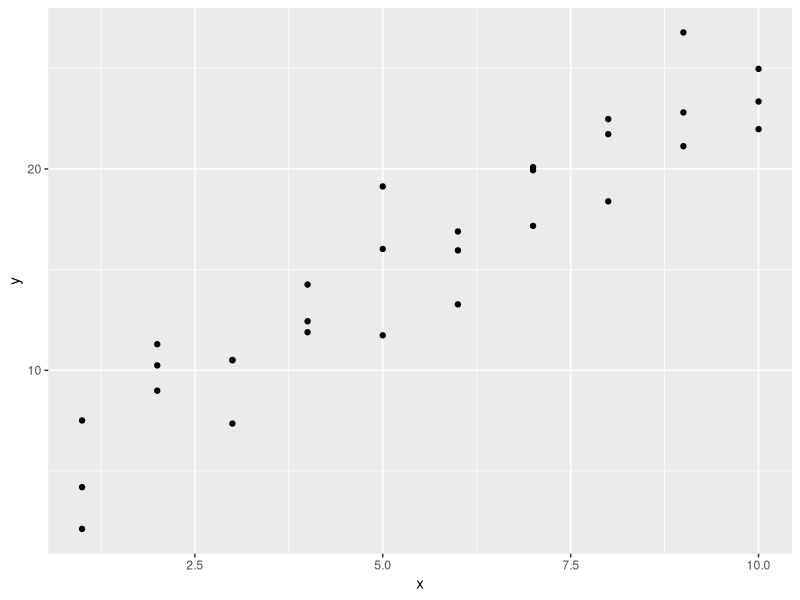
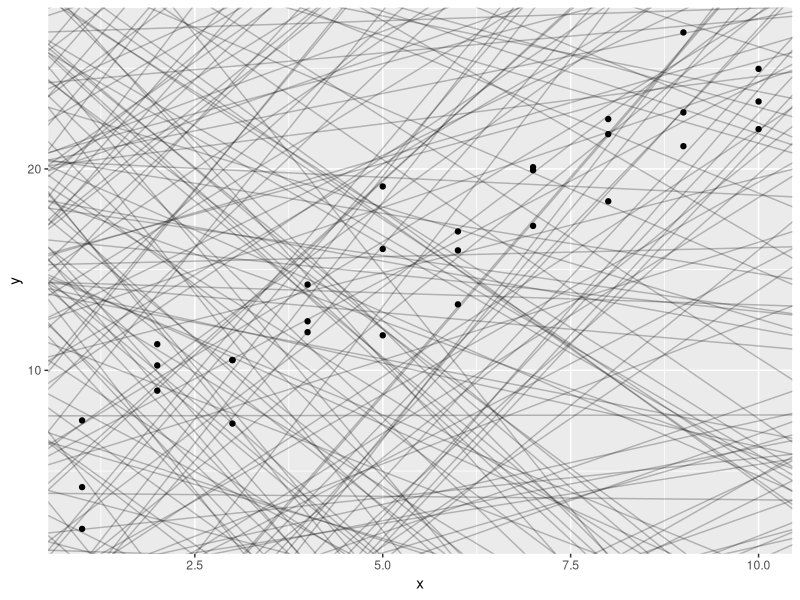
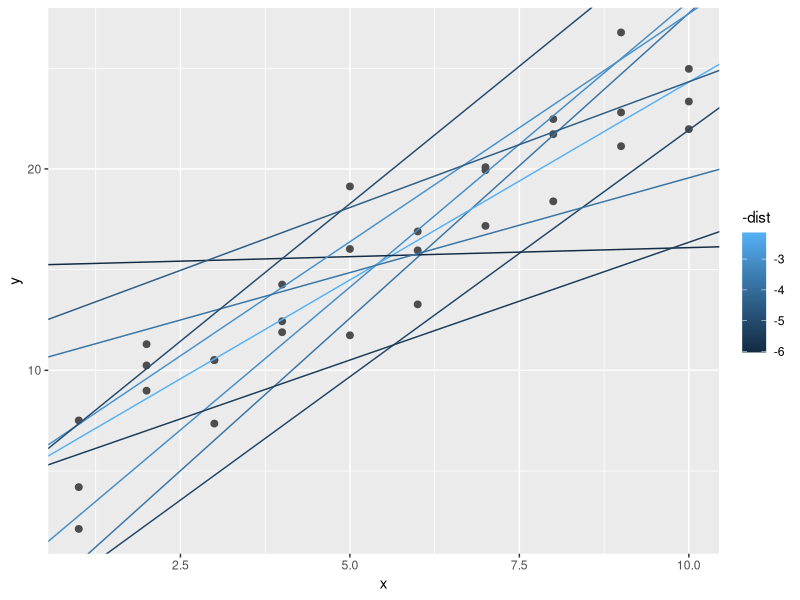
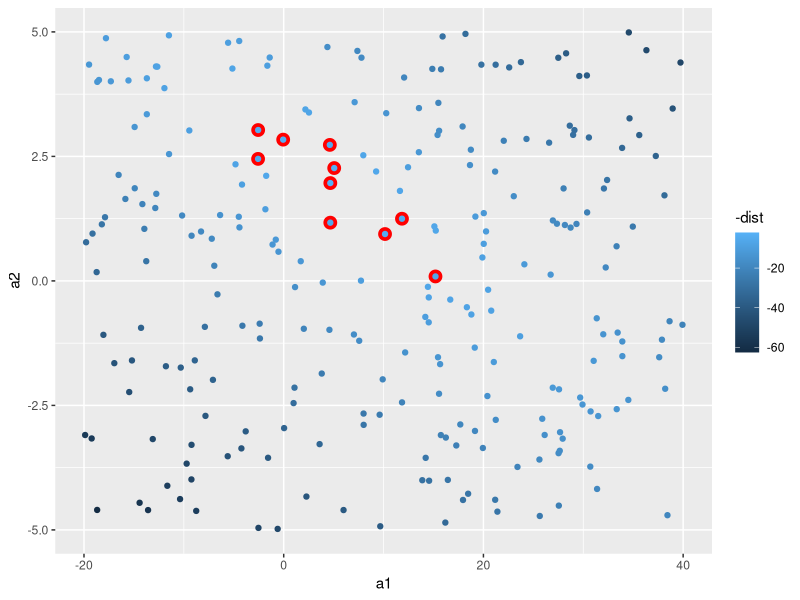
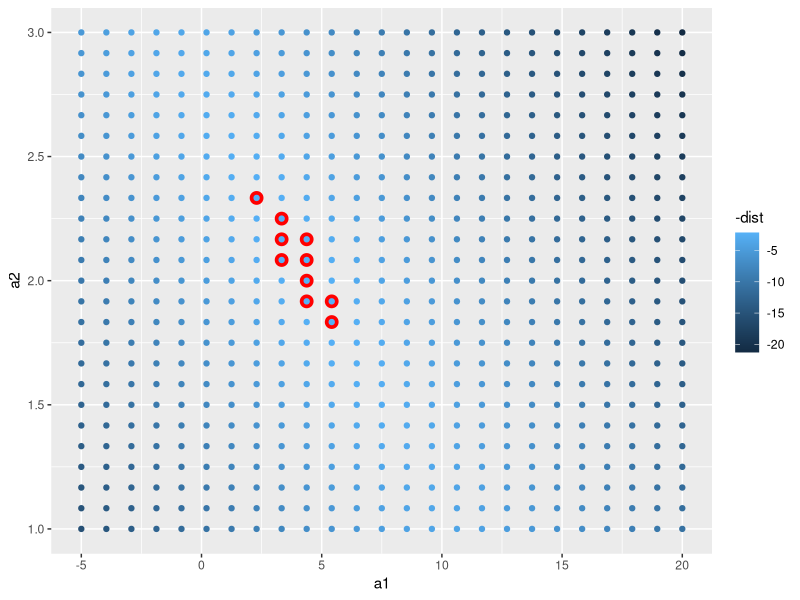
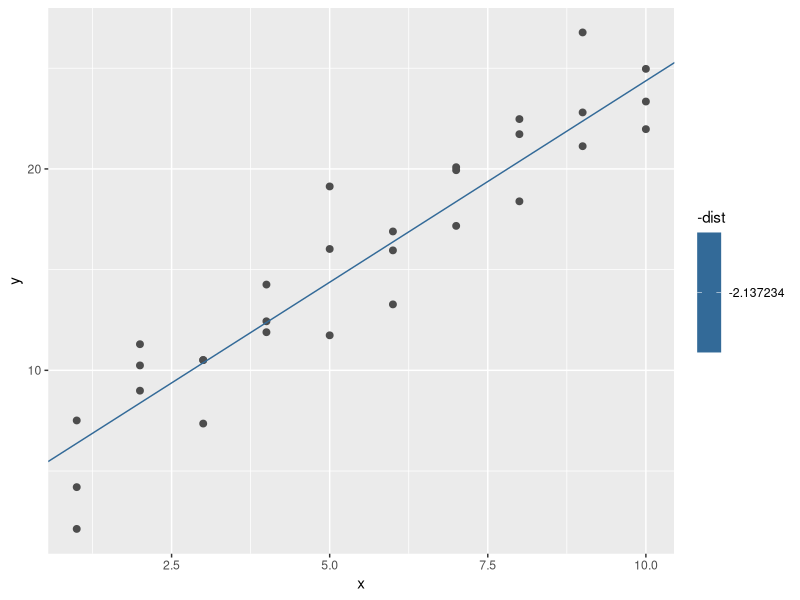
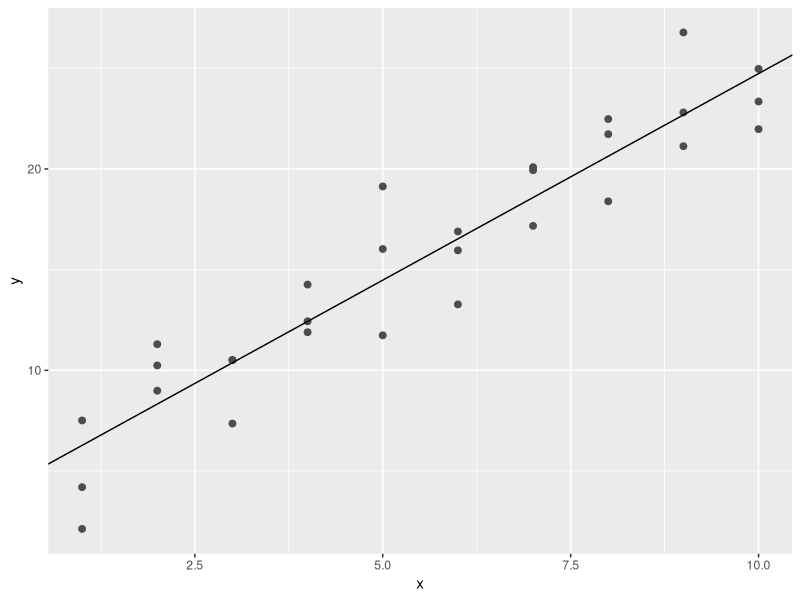
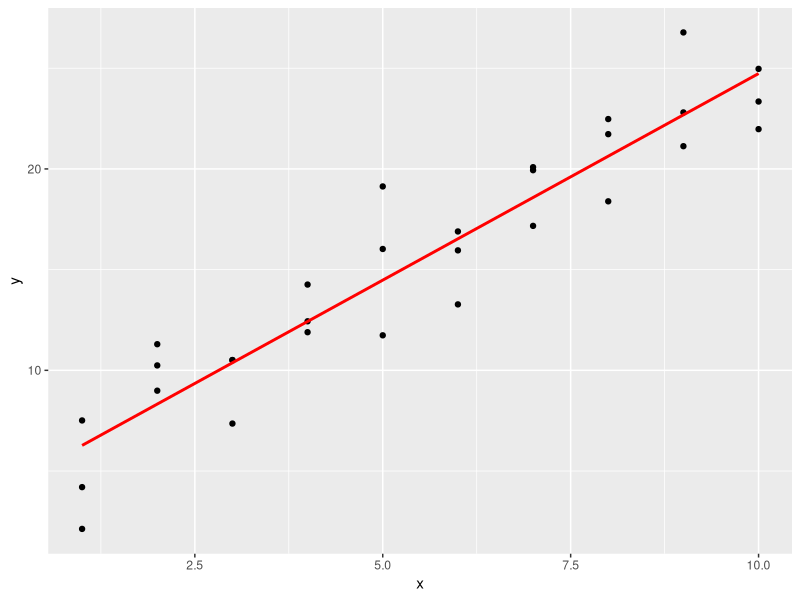

Reproduce these figures in R, in order.
## ---- chunk 1
knitr::opts_chunk$set(echo = TRUE)
## ---- chunk 2
library(tidyverse)
library(modelr)
options(na.action = na.warn)
## ---- chunk 3
sim1
## ---- chunk 4
ggplot(sim1, aes(x, y)) +
         geom_point()
## ---- chunk 5
models <- tibble(
  a1 = runif(250, -20, 40),
  a2 = runif(250, -5, 5)
)

ggplot(sim1, aes(x, y)) + 
  geom_abline(aes(intercept = a1, slope = a2), data = models, alpha = 1/4) +
  geom_point() 
## ---- chunk 6
model1 <- function(a, data) {
  a[1] + data$x * a[2]
}
model1(c(7, 1.5), sim1) #y = 7 + 1.5 *x 
## ---- chunk 7
measure_distance <- function(mod, data) {
  diff <- data$y - model1(mod, data)
  sqrt(mean(diff ^ 2))
}
measure_distance(c(7, 1.5), sim1)
## ---- chunk 8
sim1_dist <- function(a1, a2) {
  measure_distance(c(a1, a2), sim1)
}

models <- models %>% 
  mutate(dist = purrr::map2_dbl(a1, a2, sim1_dist))
models
## ---- chunk 9
ggplot(sim1, aes(x, y)) + 
  geom_point(size = 2, colour = "grey30") + 
  geom_abline(
    aes(intercept = a1, slope = a2, colour = -dist), 
    data = filter(models, rank(dist) <= 10)
  )
## ---- chunk 10
ggplot(models, aes(a1, a2)) +
  geom_point(data = filter(models, rank(dist) <= 10), size = 4, colour = "red") +
  geom_point(aes(colour = -dist))
## ---- chunk 11
grid <- expand.grid(
  a1 = seq(-5, 20, length = 25),
  a2 = seq(1, 3, length = 25)
  ) %>% 
  mutate(dist = purrr::map2_dbl(a1, a2, sim1_dist))

grid %>% 
  ggplot(aes(a1, a2)) +
  geom_point(data = filter(grid, rank(dist) <= 10), size = 4, colour = "red") +
  geom_point(aes(colour = -dist)) 
## ---- chunk 12
ggplot(sim1, aes(x, y)) + 
  geom_point(size = 2, colour = "grey30") + 
  geom_abline(
    aes(intercept = a1, slope = a2, colour = -dist), 
    data = filter(grid, rank(dist) <= 1)
  )
## ---- chunk 13
best <- optim(c(0, 0), measure_distance, data = sim1)
best$par

ggplot(sim1, aes(x, y)) + 
  geom_point(size = 2, colour = "grey30") + 
  geom_abline(intercept = best$par[1], slope = best$par[2])
## ---- chunk 14
sim1_mod <- lm(y ~ x, data = sim1)
coef(sim1_mod)
## ---- chunk 15
grid <- sim1 %>%
  data_grid(x)
grid
## ---- chunk 16
sim1
#y = a_1 + a_2 * x
grid <- grid %>% 
  add_predictions(sim1_mod) 
grid
## ---- chunk 17
ggplot(sim1, aes(x)) +
  geom_point(aes(y = y)) +
  geom_line(aes(y = pred), data = grid, colour = "red", linewidth = 1)
## ---- chunk 18
sim1 <- sim1 %>% 
  add_residuals(sim1_mod)
sim1
## ---- chunk 19
ggplot(sim1, aes(resid)) + 
  geom_freqpoly(binwidth = 0.5)
## ---- chunk 20
ggplot(sim1, aes(x, resid)) + 
  geom_ref_line(h = 0) +
  geom_point() 
## ---- chunk 21
plot(sim1_mod)
## ---- chunk 22
df <- tribble(
  ~y, ~x1, ~x2,
  4, 2, 5,
  5, 1, 6
)
df
model_matrix(df, y ~ x1)
## ---- chunk 23
model_matrix(df, y ~ x1 - 1)
## ---- chunk 24
model_matrix(df, y ~ x1 + x2)
## ---- chunk 25
df <- tribble(
  ~y, ~x1, ~x2,
  4, 2, 5,
  5, 1, 6
)
model_matrix(df, y ~ x1)
## ---- chunk 26
model_matrix(df, y ~ x1 -1 )
## ---- chunk 27
model_matrix(df, y ~ x1 + x2)
## ---- chunk 28
df <- tribble(
  ~ sex, ~ response,
  "male", 1,
  "female", 2,
  "male", 1
)
model_matrix(df, response ~ sex)
## ---- chunk 29
sim2 %>% head()
## ---- chunk 30
ggplot(sim2) +
  geom_point(aes(x, y))
## ---- chunk 31
mod2 <- lm(y ~ x, data = sim2)

grid <- sim2 %>% 
  data_grid(x) %>% 
  add_predictions(mod2)
grid
## ---- chunk 32
ggplot(sim2, aes(x)) + 
  geom_point(aes(y = y)) +
  geom_point(data = grid, aes(y = pred), colour = "red", size = 4)
## ---- chunk 33
ggplot(sim3, aes(x1, y)) + 
  geom_point(aes(colour = x2))
## ---- chunk 34
mod1 <- lm(y ~ x1 + x2, data = sim3)
mod2 <- lm(y ~ x1 * x2, data = sim3)
## ---- chunk 35
grid <- sim3 %>% 
  data_grid(x1, x2) %>% 
  gather_predictions(mod1, mod2)
grid
## ---- chunk 36
ggplot(sim3, aes(x1, y, colour = x2)) + 
  geom_point() + 
  geom_line(data = grid, aes(y = pred)) + 
  facet_wrap(~ model)
## ---- chunk 37
sim3 <- sim3 %>% 
  gather_residuals(mod1, mod2)

ggplot(sim3, aes(x1, resid, colour = x2)) + 
  geom_point() + 
  facet_grid(model ~ x2)
## ---- chunk 38
mod1 <- lm(y ~ x1 + x2, data = sim4)
mod2 <- lm(y ~ x1 * x2, data = sim4)

grid <- sim4 %>% 
  data_grid(
    x1 = seq_range(x1, 5), 
    x2 = seq_range(x2, 5) 
  ) %>% 
  gather_predictions(mod1, mod2)
grid
## ---- chunk 39
    seq_range(c(0.0123, 0.923423), n = 5)
## ---- chunk 40
    seq_range(c(0.0123, 0.923423), n = 5, pretty = TRUE)
## ---- chunk 41
    x1 <- rcauchy(100)
    print(x1)
    seq_range(x1, n = 5, trim = 0.1)
## ---- chunk 42
ggplot(grid, aes(x1, x2)) + 
  geom_tile(aes(fill = pred)) + 
  facet_wrap(~ model)
## ---- chunk 43
ggplot(grid, aes(x1, pred, colour = x2, group = x2)) + 
  geom_line() +
  facet_wrap(~ model)
ggplot(grid, aes(x2, pred, colour = x1, group = x1)) + 
  geom_line() +
  facet_wrap(~ model)
## ---- chunk 44
df <- tribble(
  ~y, ~x,
   1,  1,
   2,  2, 
   3,  3
)
model_matrix(df, y ~ x^2 + x)
## ---- chunk 45
model_matrix(df, y ~ I(x^2) + x)
## ---- chunk 46
model_matrix(df, y ~ poly(x, 2))
## ---- chunk 47
library(splines)
model_matrix(df, y ~ ns(x, 2))
## ---- chunk 48
sim5 <- tibble(
  x = seq(0, 3.5 * pi, length = 50),
  y = 4 * sin(x) + rnorm(length(x))
)

ggplot(sim5, aes(x, y)) +
  geom_point()
## ---- chunk 49
mod1 <- lm(y ~ ns(x, 1), data = sim5)
mod2 <- lm(y ~ ns(x, 2), data = sim5)
mod3 <- lm(y ~ ns(x, 3), data = sim5)
mod4 <- lm(y ~ ns(x, 4), data = sim5)
mod5 <- lm(y ~ ns(x, 5), data = sim5)

grid <- sim5 %>% 
  data_grid(x = seq_range(x, n = 50, expand = 0.1)) %>% 
  gather_predictions(mod1, mod2, mod3, mod4, mod5, .pred = "y")

ggplot(sim5, aes(x, y)) + 
  geom_point() +
  geom_line(data = grid, colour = "red") +
  facet_wrap(~ model)
## ---- chunk 50
df <- tribble(
  ~x, ~y,
  1, 2.2,
  2, NA,
  3, 3.5,
  4, 8.3,
  NA, 10
)

mod <- lm(y ~ x, data = df)
## ---- chunk 51
mod <- lm(y ~ x, data = df, na.action = na.exclude)
## ---- chunk 52
nobs(mod)
